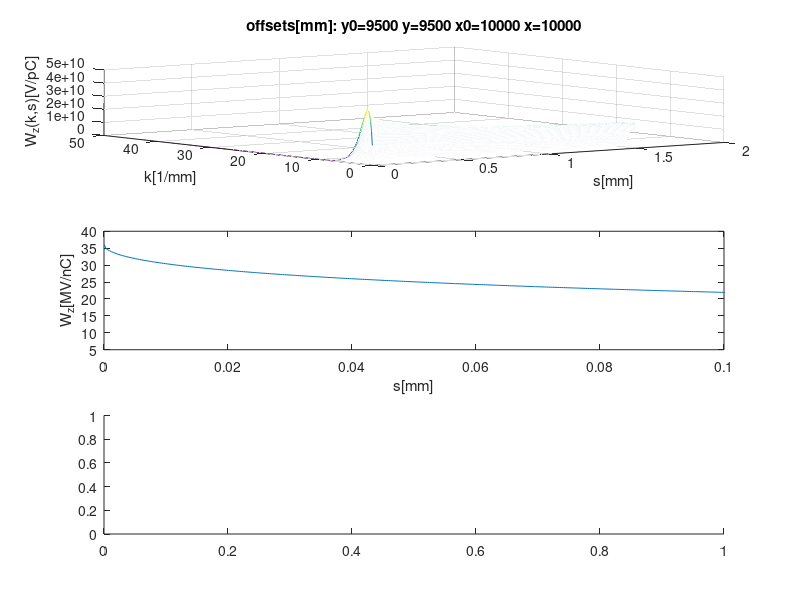

Reproduce this figure in MATLAB. (Note: this script raises an error after producing the figure.)
%corrected am 14.02.18
clear all;close all;
c = 299792458;
Z0 = 3.767303134695850e+02;
a=10; %in mm half gap
y0=9.5; %in mm POSITION of the charge CHANGE ONLY THIS PARAMETER
% now distance from the plate 500um=a-y0
L=1; %in m
D=20; %in mm
y=y0;
x0=D/2;
x=x0;
sigma=0.03 % in mm

Nm=300;dir_out='';

s=[0:0.01:50]*sigma; 
ns=length(s);

t=0.25;p=0.5; t2p=t/p; alpha=1-0.465*sqrt(t2p)-0.07*t2p;
% s0r_fit=0.41*a^1.8*0.25^1.6/0.5^2.4;
s0r_bane=a*a*t/(2*pi*alpha^2*p^2);
s0r_igor=s0r_bane*pi/4;
s0=4*s0r_igor;


W(1:ns)=0;
dWdx0(1:ns)=0;dWdy0(1:ns)=0;dWdx(1:ns)=0;dWdy(1:ns)=0;
ddWdx0dx0(1:ns)=0; %h11
ddWdy0dx0(1:ns)=0;  %h12=0
ddWdxdx0(1:ns)=0;ddWdxdy0(1:ns)=0; %h13 h23=0
ddWdydx0(1:ns)=0;ddWdydy0(1:ns)=0;ddWdydx(1:ns)=0; %h14=0 h24 h34=0

Fz(1:Nm,1:ns)=0;
Fyd(1:Nm,1:ns)=0;
A=Z0*c/(2*a)*L;

for i=1:1:Nm,
        m=i;
        f(i)=pi/D*m;M=f(i);
        X=M*a;
        dx=sin(M*x0)*sin(M*x);
        Wcc=A*X/(cosh(X)*sinh(X))*exp(-(s/s0).^0.5*(X/tanh(X)));
        Wss=A*X/(cosh(X)*sinh(X))*exp(-(s/s0).^0.5*(X/coth(X)));
        Fz(i,1:ns)=Wcc*cosh(M*y)*cosh(M*y0)+Wss*sinh(M*y)*sinh(M*y0);
        dW=Fz(i,:)*dx;
        W=W+dW;
        ddx0=cos(M*x0)*sin(M*x);
        dWdx0=dWdx0+M*Fz(i,:)*ddx0;
        ddy0=Wcc*cosh(M*y)*sinh(M*y0)+Wss*sinh(M*y)*cosh(M*y0);
        dWdy0=dWdy0+M*ddy0*dx;
        ddx=sin(M*x0)*cos(M*x);
        dWdx=dWdx+M*Fz(i,:)*ddx;
        ddy=Wcc*sinh(M*y)*cosh(M*y0)+Wss*cosh(M*y)*sinh(M*y0);
        dWdy=dWdy+M*ddy*dx;
        Fyd(i,1:ns)=M*ddy*dx;
        ddWdx0dx0=ddWdx0dx0-M^2*dW;
        Fyq(i,1:ns)=M^2*Fz(i,:);
        ddWdy0dx0=ddWdy0dx0+M^2*(ddy0*ddx0);
        ddWdxdx0=ddWdxdx0+M^2*Fz(i,:)*cos(M*x0)*cos(M*x);
        ddWdxdy0=ddWdxdy0+M^2*ddy0*ddx;
        ddWdydx0=ddWdydx0+M^2*ddy*ddx0;
        ddWdydy0=ddWdydy0+M^2*(Wcc*sinh(M*y)*sinh(M*y0)+Wss*cosh(M*y)*cosh(M*y0))*dx;
        ddWdydx=ddWdydx+M^2*ddy*ddx;
end;
subplot(3,1,1)
if Nm>1, mesh(s,f,Fz(:,:)); end;
zlabel('W_z(k,s)[V/pC]');xlabel('s[mm]');ylabel('k[1/mm]');
title(['offsets[mm]: y0=' num2str(y0*1e3) ' y=' num2str(y*1e3) ' x0=' num2str(x0*1e3)  ' x=' num2str(x*1e3)]);

W=W*2/D*1e6;                    h00=W;
dWdx0=dWdx0*2/D*1e9;            h01=dWdx0;
dWdy0=dWdy0*2/D*1e9;            h02=dWdy0;
dWdx=dWdx*2/D*1e9;              h03=dWdx;
dWdy=dWdy*2/D*1e9;              h04=dWdy;
ddWdx0dx0=ddWdx0dx0*2/D*1e12;   h11=ddWdx0dx0*0.5;    
ddWdy0dx0=ddWdy0dx0*2/D*1e12;   h12=ddWdy0dx0*0.5;
ddWdxdx0=ddWdxdx0*2/D*1e12;     h13=ddWdxdx0*0.5;    
ddWdydx0=ddWdydx0*2/D*1e12;     h14=ddWdydx0*0.5;
ddWdxdy0=ddWdxdy0*2/D*1e12;     h23=ddWdxdy0*0.5;
ddWdydy0=ddWdydy0*2/D*1e12;     h24=ddWdydy0*0.5;
ddWdydx=ddWdydx*2/D*1e12;       h34=ddWdydx*0.5;

h33=h11;
 



 subplot(3,1,2)
 plot(s,h00*1e-15);ylabel('W_z[MV/nC]');xlabel('s[mm]');xlim([0,0.1]);
 subplot(3,1,3)
 Wd=-IntegrTr(s(2)-s(1),h04)*1e-3;
 plot(s,Wd*1e-15);ylabel('Wd[MV/nC/m]');xlabel('s[mm]');xlim([0,0.1]);
 %Wq=-IntegrTr(s(2)-s(1),2*h33)*1e-6;
 %plot(s,Wq*1e-15);ylabel('Wq[MV/nC/m]');xlabel('s[mm]');xlim([0,0.1]);
 
 
 s=s*1e-3;
 N=length(s);
 
 out00=[N 0; 0 0; 0 0; [s;h00]'];
 out02=[N 0; 0 0; 0 2; [s;h02]'];
 out04=[N 0; 0 0; 0 4; [s;h04]'];
 out11=[N 0; 0 0; 0 11;[s;h11]'];
 out13=[N 0; 0 0; 0 13;[s;h13]'];
 out24=[N 0; 0 0; 0 24;[s;h24]'];
 out33=[N 0;0 0; 0 33;[s;h33]'];
      
out=[[7 0];out00;out02;out04;out11;out13;out24;out33];
save([dir_out 'd:\wake_hor_1m.txt'],'out','-ascii');
out11=[N 0; 0 0; 0 11; [s;-h11]'];
out33=[N 0; 0 0; 0 33; [s;-h33]'];
out01=[N 0; 0 0; 0 1; [s;h02]'];
out03=[N 0; 0 0; 0 3; [s;h04]'];
out13=[N 0; 0 0; 0 13; [s;h24]'];
out24=[N 0; 0 0; 0 24; [s;h13]'];


out=[[7 0];out00;out01;out03;out11;out13;out24;out33];
save([dir_out 'd:\wake_vert_1m.txt'],'out','-ascii');

